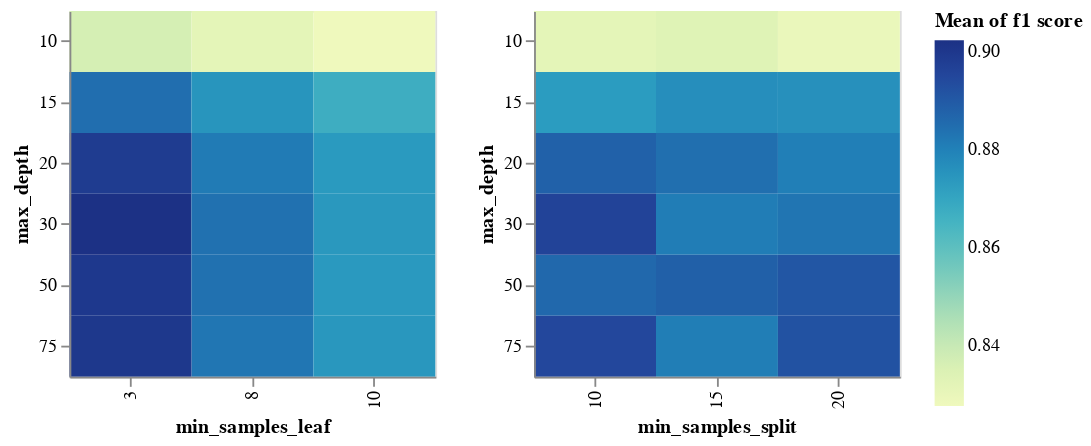

Notebook code cell kept with this figure:
### Code cell
a = alt.Chart(results).mark_rect().encode(
    x='min_samples_leaf:O',
    y='max_depth:O',
    color='mean(f1 score)'
    ).properties(height = 200, width = 200)

b = alt.Chart(results).mark_rect().encode(
    x='min_samples_split:O',
    y='max_depth:O',
    color='mean(f1 score)'
    ).properties(height = 200, width = 200)


a|b

### Figure 1 — Vega-Lite specification as saved in the notebook (floating-point values rounded to 4 significant figures)
{"config": {"view": {"continuousWidth": 300, "continuousHeight": 300}}, "hconcat": [{"mark": {"type": "rect"}, "encoding": {"color": {"aggregate": "mean", "field": "f1 score", "type": "quantitative"}, "x": {"field": "min_samples_leaf", "type": "ordinal"}, "y": {"field": "max_depth", "type": "ordinal"}}, "height": 200, "width": 200}, {"mark": {"type": "rect"}, "encoding": {"color": {"aggregate": "mean", "field": "f1 score", "type": "quantitative"}, "x": {"field": "min_samples_split", "type": "ordinal"}, "y": {"field": "max_depth", "type": "ordinal"}}, "height": 200, "width": 200}], "data": {"name": "data-a50db2edc4e167fd1a9a7ff6c23e49c4"}, "$schema": "https://vega.github.io/schema/vega-lite/v5.6.1.json", "datasets": {"data-a50db2edc4e167fd1a9a7ff6c23e49c4": [{"num_trees": 150, "min_samples_split": 15, "min_samples_leaf": 8, "max_depth": 75, "f1 score": 0.8855, "rank_test_score": 27}, {"num_trees": 75, "min_samples_split": 10, "min_samples_leaf": 3, "max_depth": 15, "f1 score": 0.8934, "rank_test_score": 22}, {"num_trees": 75, "min_samples_split": 15, "min_samples_leaf": 8, "max_depth": 20, "f1 score": 0.8826, "rank_test_score": 40}, {"num_trees": 75, "min_samples_split": 10, "min_samples_leaf": 10, "max_depth": 50, "f1 score": 0.8734, "rank_test_score": 66}, {"num_trees": 50, "min_samples_split": 20, "min_samples_leaf": 3, "max_depth": 50, "f1 score": 0.8946, "rank_test_score": 19}, {"num_trees": 150, "min_samples_split": 10, "min_samples_leaf": 3, "max_depth": 20, "f1 score": 0.9061, "rank_test_score": 7}, {"num_trees": 50, "min_samples_split": 10, "min_samples_leaf": 10, "max_depth": 20, "f1 score": 0.8719, "rank_test_score": 74}, {"num_trees": 100, "min_samples_split": 15, "min_samples_leaf": 10, "max_depth": 30, "f1 score": 0.8748, "rank_test_score": 58}, {"num_trees": 75, "min_samples_split": 15, "min_samples_leaf": 3, "max_depth": 10, "f1 score": 0.8379, "rank_test_score": 84}, {"num_trees": 150, "min_samples_split": 20, "min_samples_leaf": 3, "max_depth": 20, "f1 score": 0.8937, "rank_test_score": 21}, {"num_trees": 150, "min_samples_split": 15, "min_samples_leaf": 8, "max_depth": 15, "f1 score": 0.8773, "rank_test_score": 52}, {"num_trees": 100, "min_samples_split": 10, "min_samples_leaf": 3, "max_depth": 50, "f1 score": 0.907, "rank_test_score": 4}, {"num_trees": 75, "min_samples_split": 15, "min_samples_leaf": 8, "max_depth": 50, "f1 score": 0.8841, "rank_test_score": 36}, {"num_trees": 100, "min_samples_split": 20, "min_samples_leaf": 3, "max_depth": 30, "f1 score": 0.8952, "rank_test_score": 18}, {"num_trees": 100, "min_samples_split": 10, "min_samples_leaf": 3, "max_depth": 20, "f1 score": 0.9049, "rank_test_score": 10}, {"num_trees": 50, "min_samples_split": 10, "min_samples_leaf": 10, "max_depth": 75, "f1 score": 0.8723, "rank_test_score": 72}, {"num_trees": 150, "min_samples_split": 10, "min_samples_leaf": 10, "max_depth": 30, "f1 score": 0.8744, "rank_test_score": 60}, {"num_trees": 50, "min_samples_split": 10, "min_samples_leaf": 8, "max_depth": 10, "f1 score": 0.8303, "rank_test_score": 92}, {"num_trees": 100, "min_samples_split": 20, "min_samples_leaf": 3, "max_depth": 50, "f1 score": 0.8944, "rank_test_score": 20}, {"num_trees": 75, "min_samples_split": 15, "min_samples_leaf": 10, "max_depth": 20, "f1 score": 0.8743, "rank_test_score": 62}, {"num_trees": 50, "min_samples_split": 20, "min_samples_leaf": 3, "max_depth": 75, "f1 score": 0.8929, "rank_test_score": 23}, {"num_trees": 50, "min_samples_split": 10, "min_samples_leaf": 3, "max_depth": 50, "f1 score": 0.9073, "rank_test_score": 3}, {"num_trees": 50, "min_samples_split": 15, "min_samples_leaf": 8, "max_depth": 75, "f1 score": 0.8807, "rank_test_score": 46}, {"num_trees": 150, "min_samples_split": 20, "min_samples_leaf": 3, "max_depth": 75, "f1 score": 0.8981, "rank_test_score": 13}, {"num_trees": 75, "min_samples_split": 20, "min_samples_leaf": 8, "max_depth": 30, "f1 score": 0.8824, "rank_test_score": 42}, {"num_trees": 100, "min_samples_split": 15, "min_samples_leaf": 8, "max_depth": 10, "f1 score": 0.8317, "rank_test_score": 89}, {"num_trees": 50, "min_samples_split": 20, "min_samples_leaf": 10, "max_depth": 50, "f1 score": 0.8725, "rank_test_score": 69}, {"num_trees": 150, "min_samples_split": 10, "min_samples_leaf": 8, "max_depth": 10, "f1 score": 0.8362, "rank_test_score": 86}, {"num_trees": 100, "min_samples_split": 10, "min_samples_leaf": 8, "max_depth": 20, "f1 score": 0.8825, "rank_test_score": 41}, {"num_trees": 150, "min_samples_split": 20, "min_samples_leaf": 10, "max_depth": 15, "f1 score": 0.868, "rank_test_score": 76}, {"num_trees": 150, "min_samples_split": 15, "min_samples_leaf": 3, "max_depth": 10, "f1 score": 0.8386, "rank_test_score": 83}, {"num_trees": 150, "min_samples_split": 10, "min_samples_leaf": 10, "max_depth": 15, "f1 score": 0.8673, "rank_test_score": 80}, {"num_trees": 150, "min_samples_split": 10, "min_samples_leaf": 10, "max_depth": 50, "f1 score": 0.8742, "rank_test_score": 63}, {"num_trees": 75, "min_samples_split": 10, "min_samples_leaf": 10, "max_depth": 20, "f1 score": 0.8736, "rank_test_score": 65}, {"num_trees": 75, "min_samples_split": 15, "min_samples_leaf": 10, "max_depth": 30, "f1 score": 0.8724, "rank_test_score": 70}, {"num_trees": 150, "min_samples_split": 10, "min_samples_leaf": 8, "max_depth": 50, "f1 score": 0.8845, "rank_test_score": 35}, {"num_trees": 75, "min_samples_split": 20, "min_samples_leaf": 10, "max_depth": 10, "f1 score": 0.8275, "rank_test_score": 98}, {"num_trees": 75, "min_samples_split": 20, "min_samples_leaf": 10, "max_depth": 30, "f1 score": 0.8737, "rank_test_score": 64}, {"num_trees": 100, "min_samples_split": 15, "min_samples_leaf": 8, "max_depth": 20, "f1 score": 0.8838, "rank_test_score": 37}, {"num_trees": 50, "min_samples_split": 20, "min_samples_leaf": 8, "max_depth": 75, "f1 score": 0.8792, "rank_test_score": 49}, {"num_trees": 150, "min_samples_split": 20, "min_samples_leaf": 10, "max_depth": 20, "f1 score": 0.8758, "rank_test_score": 55}, {"num_trees": 100, "min_samples_split": 10, "min_samples_leaf": 3, "max_depth": 75, "f1 score": 0.9063, "rank_test_score": 5}, {"num_trees": 100, "min_samples_split": 10, "min_samples_leaf": 8, "max_depth": 30, "f1 score": 0.8855, "rank_test_score": 28}, {"num_trees": 50, "min_samples_split": 15, "min_samples_leaf": 8, "max_depth": 10, "f1 score": 0.8306, "rank_test_score": 91}, {"num_trees": 50, "min_samples_split": 15, "min_samples_leaf": 10, "max_depth": 30, "f1 score": 0.8722, "rank_test_score": 73}, {"num_trees": 150, "min_samples_split": 10, "min_samples_leaf": 8, "max_depth": 30, "f1 score": 0.885, "rank_test_score": 30}, {"num_trees": 100, "min_samples_split": 20, "min_samples_leaf": 8, "max_depth": 10, "f1 score": 0.83, "rank_test_score": 95}, {"num_trees": 50, "min_samples_split": 20, "min_samples_leaf": 3, "max_depth": 20, "f1 score": 0.8912, "rank_test_score": 25}, {"num_trees": 75, "min_samples_split": 20, "min_samples_leaf": 3, "max_depth": 15, "f1 score": 0.8814, "rank_test_score": 45}, {"num_trees": 50, "min_samples_split": 15, "min_samples_leaf": 3, "max_depth": 20, "f1 score": 0.8973, "rank_test_score": 14}, {"num_trees": 50, "min_samples_split": 15, "min_samples_leaf": 3, "max_depth": 10, "f1 score": 0.8364, "rank_test_score": 85}, {"num_trees": 75, "min_samples_split": 10, "min_samples_leaf": 3, "max_depth": 30, "f1 score": 0.9061, "rank_test_score": 6}, {"num_trees": 100, "min_samples_split": 15, "min_samples_leaf": 8, "max_depth": 75, "f1 score": 0.8849, "rank_test_score": 32}, {"num_trees": 50, "min_samples_split": 20, "min_samples_leaf": 3, "max_depth": 15, "f1 score": 0.8802, "rank_test_score": 48}, {"num_trees": 150, "min_samples_split": 15, "min_samples_leaf": 10, "max_depth": 30, "f1 score": 0.8775, "rank_test_score": 50}, {"num_trees": 50, "min_samples_split": 15, "min_samples_leaf": 8, "max_depth": 15, "f1 score": 0.8743, "rank_test_score": 61}, {"num_trees": 100, "min_samples_split": 15, "min_samples_leaf": 10, "max_depth": 15, "f1 score": 0.8679, "rank_test_score": 77}, {"num_trees": 100, "min_samples_split": 10, "min_samples_leaf": 10, "max_depth": 10, "f1 score": 0.8301, "rank_test_score": 93}, {"num_trees": 75, "min_samples_split": 10, "min_samples_leaf": 10, "max_depth": 15, "f1 score": 0.8675, "rank_test_score": 79}, {"num_trees": 50, "min_samples_split": 10, "min_samples_leaf": 8, "max_depth": 50, "f1 score": 0.8828, "rank_test_score": 39}, {"num_trees": 100, "min_samples_split": 20, "min_samples_leaf": 10, "max_depth": 20, "f1 score": 0.8732, "rank_test_score": 68}, {"num_trees": 50, "min_samples_split": 20, "min_samples_leaf": 3, "max_depth": 10, "f1 score": 0.8291, "rank_test_score": 96}, {"num_trees": 50, "min_samples_split": 15, "min_samples_leaf": 3, "max_depth": 15, "f1 score": 0.887, "rank_test_score": 26}, {"num_trees": 100, "min_samples_split": 10, "min_samples_leaf": 10, "max_depth": 50, "f1 score": 0.8746, "rank_test_score": 59}, {"num_trees": 75, "min_samples_split": 10, "min_samples_leaf": 8, "max_depth": 10, "f1 score": 0.83, "rank_test_score": 94}, {"num_trees": 50, "min_samples_split": 15, "min_samples_leaf": 3, "max_depth": 30, "f1 score": 0.9011, "rank_test_score": 12}, {"num_trees": 50, "min_samples_split": 15, "min_samples_leaf": 8, "max_depth": 50, "f1 score": 0.8819, "rank_test_score": 43}, {"num_trees": 50, "min_samples_split": 10, "min_samples_leaf": 10, "max_depth": 10, "f1 score": 0.826, "rank_test_score": 100}, {"num_trees": 100, "min_samples_split": 15, "min_samples_leaf": 10, "max_depth": 10, "f1 score": 0.8263, "rank_test_score": 99}, {"num_trees": 50, "min_samples_split": 10, "min_samples_leaf": 10, "max_depth": 15, "f1 score": 0.8643, "rank_test_score": 81}, {"num_trees": 50, "min_samples_split": 20, "min_samples_leaf": 8, "max_depth": 15, "f1 score": 0.87, "rank_test_score": 75}, {"num_trees": 100, "min_samples_split": 10, "min_samples_leaf": 3, "max_depth": 30, "f1 score": 0.9075, "rank_test_score": 1}, {"num_trees": 50, "min_samples_split": 20, "min_samples_leaf": 8, "max_depth": 20, "f1 score": 0.8773, "rank_test_score": 51}, {"num_trees": 150, "min_samples_split": 15, "min_samples_leaf": 8, "max_depth": 10, "f1 score": 0.8331, "rank_test_score": 87}, {"num_trees": 100, "min_samples_split": 15, "min_samples_leaf": 8, "max_depth": 50, "f1 score": 0.8845, "rank_test_score": 34}, {"num_trees": 100, "min_samples_split": 10, "min_samples_leaf": 8, "max_depth": 50, "f1 score": 0.8851, "rank_test_score": 29}, {"num_trees": 100, "min_samples_split": 15, "min_samples_leaf": 8, "max_depth": 15, "f1 score": 0.8761, "rank_test_score": 54}, {"num_trees": 75, "min_samples_split": 15, "min_samples_leaf": 8, "max_depth": 75, "f1 score": 0.8833, "rank_test_score": 38}, {"num_trees": 150, "min_samples_split": 10, "min_samples_leaf": 8, "max_depth": 15, "f1 score": 0.8767, "rank_test_score": 53}, {"num_trees": 150, "min_samples_split": 20, "min_samples_leaf": 10, "max_depth": 30, "f1 score": 0.8732, "rank_test_score": 67}, {"num_trees": 75, "min_samples_split": 20, "min_samples_leaf": 3, "max_depth": 75, "f1 score": 0.8966, "rank_test_score": 15}, {"num_trees": 50, "min_samples_split": 10, "min_samples_leaf": 3, "max_depth": 30, "f1 score": 0.9058, "rank_test_score": 9}, {"num_trees": 50, "min_samples_split": 20, "min_samples_leaf": 10, "max_depth": 20, "f1 score": 0.8723, "rank_test_score": 71}, {"num_trees": 50, "min_samples_split": 20, "min_samples_leaf": 3, "max_depth": 30, "f1 score": 0.8923, "rank_test_score": 24}, {"num_trees": 75, "min_samples_split": 20, "min_samples_leaf": 3, "max_depth": 50, "f1 score": 0.8958, "rank_test_score": 17}, {"num_trees": 100, "min_samples_split": 15, "min_samples_leaf": 3, "max_depth": 50, "f1 score": 0.9022, "rank_test_score": 11}, {"num_trees": 75, "min_samples_split": 15, "min_samples_leaf": 8, "max_depth": 30, "f1 score": 0.8845, "rank_test_score": 33}, {"num_trees": 100, "min_samples_split": 10, "min_samples_leaf": 8, "max_depth": 10, "f1 score": 0.8322, "rank_test_score": 88}, {"num_trees": 150, "min_samples_split": 10, "min_samples_leaf": 10, "max_depth": 10, "f1 score": 0.8283, "rank_test_score": 97}, {"num_trees": 100, "min_samples_split": 20, "min_samples_leaf": 8, "max_depth": 30, "f1 score": 0.8815, "rank_test_score": 44}, {"num_trees": 100, "min_samples_split": 15, "min_samples_leaf": 10, "max_depth": 75, "f1 score": 0.8756, "rank_test_score": 56}, {"num_trees": 50, "min_samples_split": 20, "min_samples_leaf": 8, "max_depth": 10, "f1 score": 0.8311, "rank_test_score": 90}, {"num_trees": 100, "min_samples_split": 20, "min_samples_leaf": 3, "max_depth": 15, "f1 score": 0.8806, "rank_test_score": 47}, {"num_trees": 50, "min_samples_split": 10, "min_samples_leaf": 3, "max_depth": 75, "f1 score": 0.906, "rank_test_score": 8}, {"num_trees": 150, "min_samples_split": 15, "min_samples_leaf": 10, "max_depth": 75, "f1 score": 0.8749, "rank_test_score": 57}, {"num_trees": 150, "min_samples_split": 20, "min_samples_leaf": 3, "max_depth": 50, "f1 score": 0.8963, "rank_test_score": 16}, {"num_trees": 50, "min_samples_split": 15, "min_samples_leaf": 8, "max_depth": 30, "f1 score": 0.8849, "rank_test_score": 31}, {"num_trees": 100, "min_samples_split": 10, "min_samples_leaf": 10, "max_depth": 15, "f1 score": 0.8677, "rank_test_score": 78}, {"num_trees": 150, "min_samples_split": 10, "min_samples_leaf": 3, "max_depth": 30, "f1 score": 0.9074, "rank_test_score": 2}, {"num_trees": 100, "min_samples_split": 10, "min_samples_leaf": 3, "max_depth": 10, "f1 score": 0.841, "rank_test_score": 82}]}}
